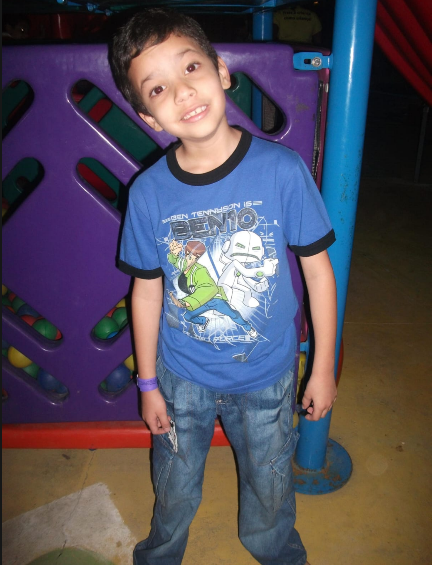
#> input picture Projeto-2/imagens/pessoa/Screenshot_2.png, 432 x 565 px, found by its file name
$ python converter_pgm.py
#> lines starting #> are read from the running program, lines starting #| are printed output that depends on the picture
from PIL import Image

# =========================
# CONFIGURAÇÃO (paths fixos)
# =========================
CAMINHO_ENTRADA = "scripts/Screenshot_2.png"
CAMINHO_SAIDA = "scripts/Screenshot_2.ogm"

# Tamanho padrão (todas as imagens terão esse tamanho)
LARGURA_PADRAO = 101
ALTURA_PADRAO = 101

def salvar_pgm_ascii(imagem_path, output_path):
    # Abre e converte para grayscale
#> called with imagem_path = 'scripts/Screenshot_2.png', output_path = 'scripts/Screenshot_2.ogm'
    img = Image.open(imagem_path).convert("L")
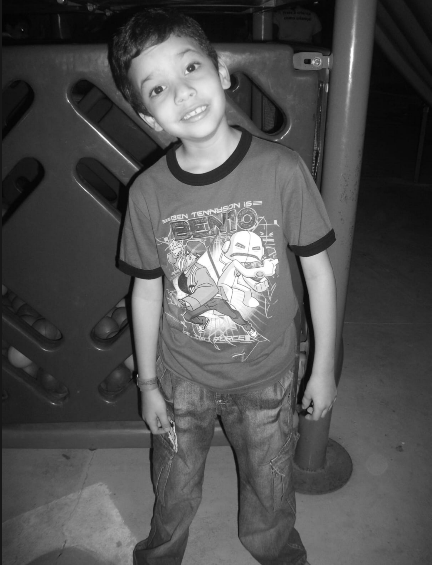
#> img: PIL image 432x565 L; min 3, max 255, mean 80.8

    # Redimensiona a imagem
    img = img.resize((LARGURA_PADRAO, ALTURA_PADRAO), Image.BILINEAR)
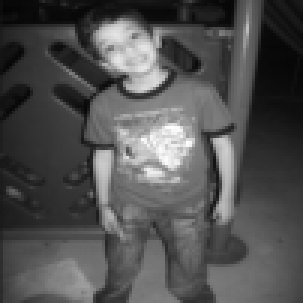
#> img: PIL image 101x101 L (shown 3 times larger); min 4, max 255, mean 80.8

    largura, altura = img.size
#> largura = 101; altura = 101
    pixels = list(img.getdata())
#> pixels = 10201 values, max 255 at index 4299, min 4 at index 304, mean 80.77

    with open(output_path, "w") as f:
        f.write("P2\n")
        f.write(f"{largura} {altura}\n")
        f.write("255\n")

        for i in range(altura):
            linha = pixels[i * largura:(i + 1) * largura]
            f.write(" ".join(map(str, linha)) + "\n")

    print(f"Imagem salva com tamanho {largura}x{altura}")
#| Imagem salva com tamanho 101x101

# Executa
salvar_pgm_ascii(CAMINHO_ENTRADA, CAMINHO_SAIDA)

$ run again, with Projeto-2/imagens/pessoa/Screenshot_23.png copied over Projeto-2/imagens/pessoa/Screenshot_2.png
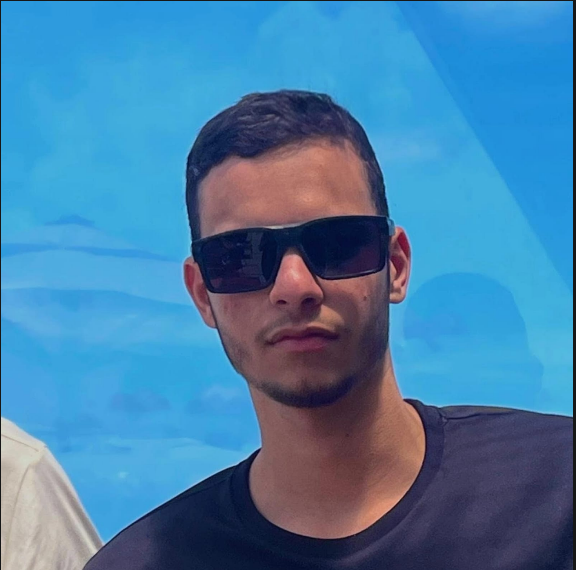
#> input picture Projeto-2/imagens/pessoa/Screenshot_23.png, 576 x 570 px, found by its file name
#> in salvar_pgm_ascii, `img = Image.open(imagem_path).convert("L")`:
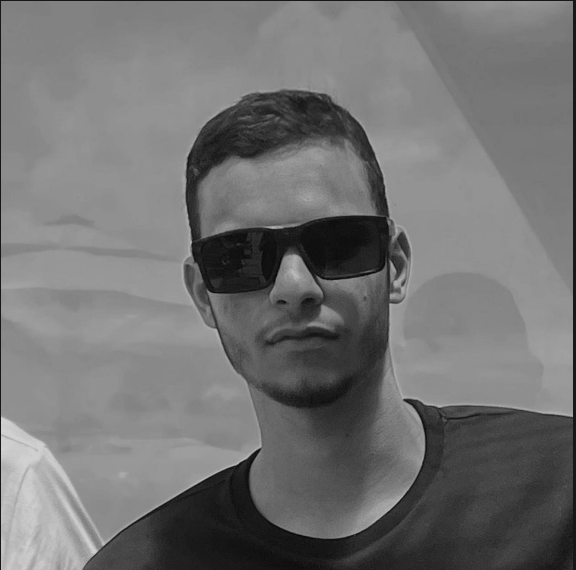
#> img: PIL image 576x570 L; min 6, max 212, mean 114.1
#> in salvar_pgm_ascii, `img = img.resize((LARGURA_PADRAO, ALTURA_PADRAO), Image.BILINEAR)`:
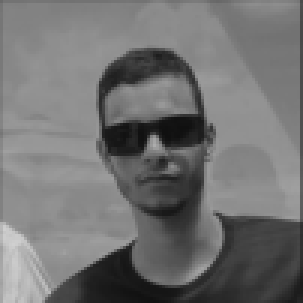
#> img: PIL image 101x101 L (shown 3 times larger); min 16, max 208, mean 114.3
#> pixels = 10201 values, max 208 at index 8185, min 16 at index 4297, mean 114.3
#| Imagem salva com tamanho 101x101
